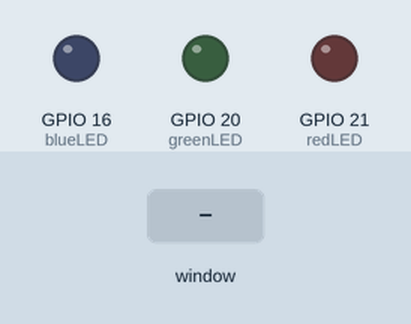
The program below on a simulated Raspberry Pi (BCM pin numbers). On the bench: output pins drawn as LEDs (lit = HIGH). The inputs (shaded band) are chosen by the test bench. The desktop window is not drawn, its controls go by their first labels and the mouse button is held 0.15 s.

Above: at 1.2 s.
1.3 s: control labelled "Blue" in the window clicked
At 2.0 s:
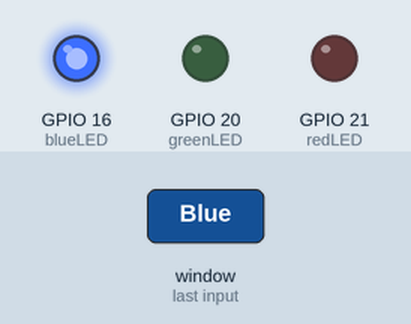
2.8 s: control labelled "Green" in the window clicked
At 3.1 s:
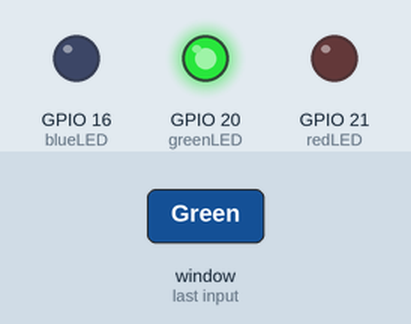
4.3 s: control labelled "Red" in the window clicked
At 5.5 s:
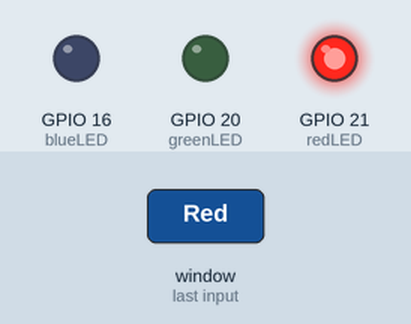
5.8 s: control labelled "Off" in the window clicked
At 6.6 s:
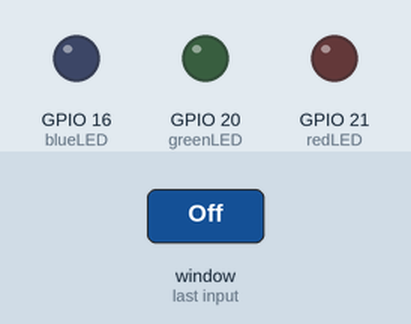
Timing chart, 0 to 8.3 s (numbered marks = the images above; inputs shaded):
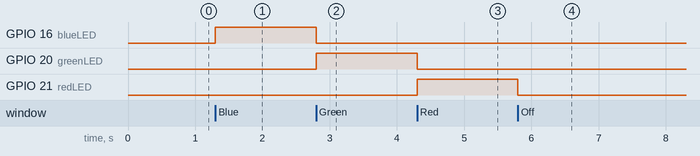

Measured:
- after the input at 1.3 s, GPIO 16 (blueLED): LOW → HIGH at once
- after the input at 2.8 s, GPIO 16 (blueLED): HIGH → LOW at once; GPIO 20 (greenLED): LOW → HIGH at once
- after the input at 4.3 s, GPIO 20 (greenLED): HIGH → LOW at once; GPIO 21 (redLED): LOW → HIGH at once
- after the input at 5.8 s, GPIO 21 (redLED): HIGH → LOW at once

The program:

5_2C_GUI.py
```python
from PyQt5 import QtWidgets
from PyQt5.QtWidgets import QApplication, QMainWindow
import sys
import RPi.GPIO as GPIO # Import Raspberry Pi GPIO library
from time import sleep # Import the sleep function from the time module

blueLED = 16
greenLED = 20
redLED = 21

GPIO.setwarnings(False) # Ignore warning for now
GPIO.setmode(GPIO.BCM) # Declare pin number standard
GPIO.setup(blueLED, GPIO.OUT) #Set pin mode
GPIO.setup(greenLED, GPIO.OUT) #Set pin mode
GPIO.setup(redLED, GPIO.OUT) #Set pin mode

class MyWindow(QMainWindow):
    #constructor
    def __init__(self):
        super(MyWindow, self).__init__()
        self.setGeometry(0, 0, 500, 300)
        self.setWindowTitle("Traffic Lights")
        self.initUI()

    def initUI(self):
        #label
        self.label = QtWidgets.QLabel(self)
        self.label.setText("Change Light Colour:")
        self.label.adjustSize() #auto adjust label size
        self.label.move(190, 10)

        #Blue Button
        self.b1 = QtWidgets.QPushButton(self)
        self.b1.setText("Blue")
        self.b1.clicked.connect(self.BlueClicked)
        self.b1.move(200, 40)

        #Green Button
        self.b2 = QtWidgets.QPushButton(self)
        self.b2.setText("Green")
        self.b2.clicked.connect(self.GreenClicked)
        self.b2.move(200, 80)

        #Red Button
        self.b3 = QtWidgets.QPushButton(self)
        self.b3.setText("Red")
        self.b3.clicked.connect(self.RedClicked)
        self.b3.move(200, 120)

        #Off Button
        self.b4 = QtWidgets.QPushButton(self)
        self.b4.setText("Off")
        self.b4.clicked.connect(self.OffClicked)
        self.b4.move(200, 160)

    #Blue Light
    def BlueClicked(self):
        GPIO.output(blueLED, GPIO.HIGH)
        GPIO.output(greenLED, GPIO.LOW)
        GPIO.output(redLED, GPIO.LOW)

    #Green Light
    def GreenClicked(self):
        GPIO.output(blueLED, GPIO.LOW)
        GPIO.output(greenLED, GPIO.HIGH)
        GPIO.output(redLED, GPIO.LOW)

    #Red Light
    def RedClicked(self):
        GPIO.output(blueLED, GPIO.LOW)
        GPIO.output(greenLED, GPIO.LOW)
        GPIO.output(redLED, GPIO.HIGH)

    #Off
    def OffClicked(self):
        GPIO.output(blueLED, GPIO.LOW)
        GPIO.output(greenLED, GPIO.LOW)
        GPIO.output(redLED, GPIO.LOW)


def window():
    #basic window setup
    app = QApplication(sys.argv)
    win = MyWindow()

    win.show() #render
    sys.exit(app.exec_()) #exit

window()
```
